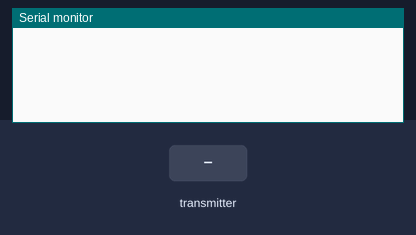
Recording of a sketch running on a simulated ESP32. Shown: the last lines printed to the serial monitor. The inputs (shaded band) are chosen by the test bench.

Above: at 1.2 s.
1.3 s: the transmitter starts sending timestamp = 0
At 1.66 s:
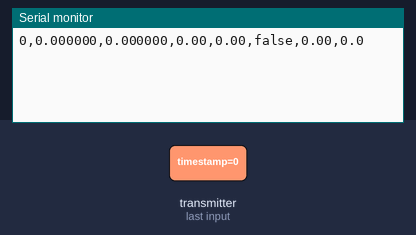
3.3 s: the transmitter starts sending isBacklog = 1
At 3.66 s:
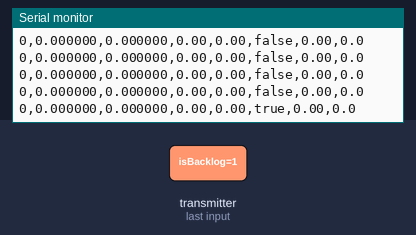
5.3 s: the transmitter starts sending latitude = 25
At 5.66 s:
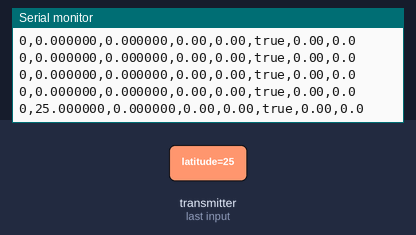
6.8 s: the transmitter starts sending longitude = 25
At 7.16 s:
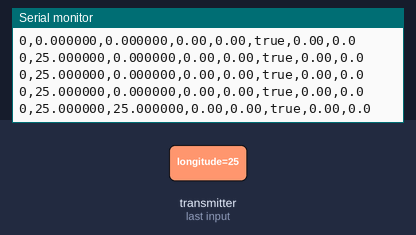
8.3 s: the transmitter starts sending altitude = 25
At 8.66 s:
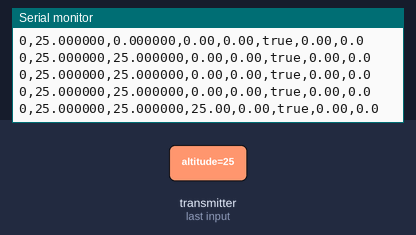
9.8 s: the transmitter starts sending speed = 25
At 10.16 s:
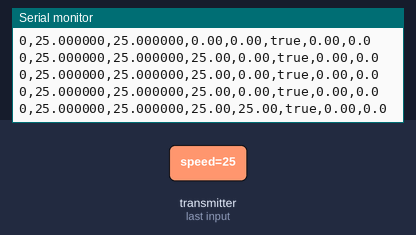

The sketch:

Receiver.ino
```cpp
#include <WiFi.h>
#include <esp_now.h>

// ============================================================================
// 1. TELEMETRY DATA STRUCTURE
// ============================================================================
// MUST EXACTLY MATCH THE TRANSMITTER STRUCT TO ALIGN MEMORY
struct TelemetryData {
  unsigned long timestamp;
  float latitude;
  float longitude;
  float altitude;
  float speed;
  bool isValid;     // Used internally by Tx, ignored in output
  bool isBacklog;
  float voltage;
  float current;
};

TelemetryData incomingData;

// ============================================================================
// 2. ESP-NOW RECEIVE CALLBACK
// ============================================================================
// Updated signature for ESP32 Arduino Core v3.x compatibility
// ============================================================================
// 2. ESP-NOW RECEIVE CALLBACK
// ============================================================================
void OnDataRecv(const esp_now_recv_info_t *esp_now_info, const uint8_t *incomingDataPtr, int len) {

  // IF IT IS TELEMETRY: Verify the payload size matches our struct
  if (len == sizeof(TelemetryData)) {
    memcpy(&incomingData, incomingDataPtr, sizeof(incomingData));

    // Format strictly as the 8-field CSV: timestamp,lat,lon,alt,speed,isBacklog,voltage,current
    Serial.printf("%lu,%.6f,%.6f,%.2f,%.2f,%s,%.2f,%.1f\n",
                  incomingData.timestamp,
                  incomingData.latitude,
                  incomingData.longitude,
                  incomingData.altitude,
                  incomingData.speed,
                  incomingData.isBacklog ? "true" : "false",
                  incomingData.voltage,
                  incomingData.current);

  }
  // IF IT IS TEXT: Handle setup/configuration messages
  else if (len > 0 && len < 200) {
    char msg[200];
    int msgLen = len < 199 ? len : 199;
    memcpy(msg, incomingDataPtr, msgLen);
    msg[msgLen] = '\0'; // Ensure the string is safely null-terminated

    // Prefix with "MSG," so the Node.js parser can easily filter it from the CSV telemetry
    Serial.printf("MSG,%s\n", msg);
  }
}

// ============================================================================
// 3. SETUP & LOOP
// ============================================================================
void setup() {
  // Initialize Serial Monitor at exactly the baud rate Node.js expects
  Serial.begin(115200);

  // Set device as a Wi-Fi Station
  WiFi.mode(WIFI_STA);

  // Initialize ESP-NOW
  if (esp_now_init() != ESP_OK) {
    Serial.println("Error initializing ESP-NOW");
    return;
  }

  // Register the receive callback function
  esp_now_register_recv_cb(OnDataRecv);
}

void loop() {
  // The ESP32 does nothing in the main loop.
  // All data reception is handled asynchronously by the OnDataRecv callback in the background.
  delay(1000);
}
```

Measured:
- after the input at 1.3 s, the serial monitor: prints a new line after 0.05 s (image 1)
- after the input at 3.3 s, the serial monitor: prints a new line after 0.05 s (image 2)
- after the input at 5.3 s, the serial monitor: prints a new line after 0.05 s (image 3)
- after the input at 6.8 s, the serial monitor: prints a new line after 0.05 s (image 4)
- after the input at 8.3 s, the serial monitor: prints a new line after 0.05 s (image 5)
- after the input at 9.8 s, the serial monitor: prints a new line after 0.05 s (image 6)
